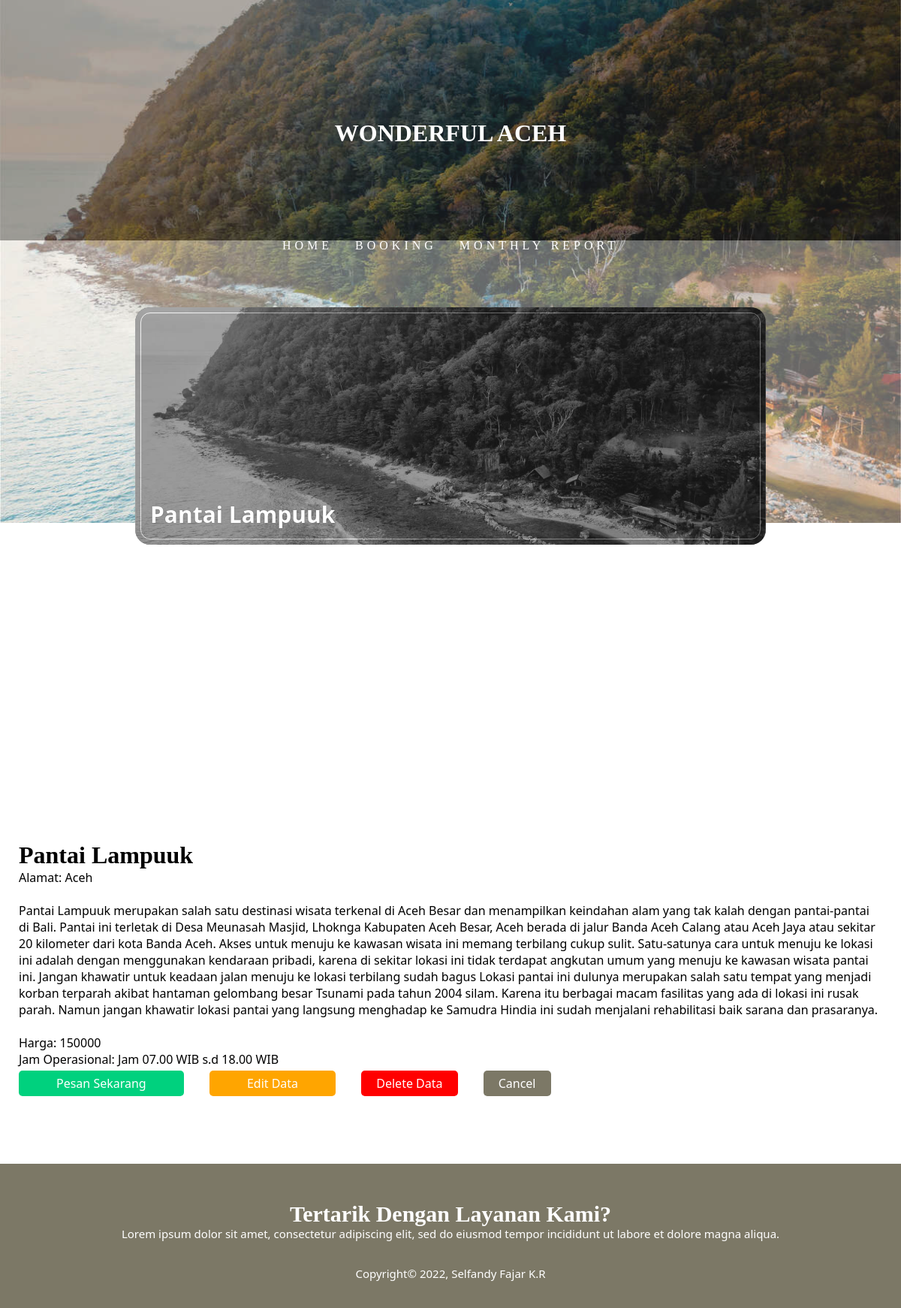
The app's page /content-1.php?id=2 with its own data.
### tables this page shows
CREATE TABLE `tempat_wisata_210032` (
  `id_wisata_210032` int(11) NOT NULL,
  `nama_tempat_210032` varchar(250) NOT NULL,
  `kota_210032` varchar(50) NOT NULL,
  `deskripsi_210032` text NOT NULL,
  `harga_tiket_210032` int(11) NOT NULL,
  `jam_operasional_210032` varchar(50) NOT NULL,
  `photo_wisata` varchar(255) NOT NULL DEFAULT 'default.png'
);

### content-1.php (the view, shortened to what this page needs)
<!DOCTYPE html>
<html lang="en">
<head>
    <link rel="stylesheet" href="style/style.css" />
</head>
<body>
<div class="container">
    <div class="container-navbar">
        <img src="style/AAEF07544.jpg" class="img-navbar">
        <h1 class="logo-text" style="text-align: center;">WONDERFUL ACEH</h1>
          <ul class="ul-navbar">
              <li class="li-navbar">
                  <a href="index.php" class="a-navbar">HOME</a>
              </li>
              <li class="li-navbar">
                  <a href="booking.php" class="a-navbar">BOOKING</a>
              </li>
              <li class="li-navbar">
                    <a href="report.php" class="a-navbar">MONTHLY REPORT</a>
                </li>
          </ul>
      </div>
    <?php
          include "connection_210032.php";
          $query = "SELECT * FROM tempat_wisata_210032 WHERE id_wisata_210032='$_GET[id]'";
          $wisata = mysqli_query($db_connection, $query);
          $data = mysqli_fetch_assoc($wisata);
        ?>
        <div class="container-content-b">
            <a href="#"
            class="b-content">
                <img src="uploads/<?php echo $data['photo_wisata']; ?>" class="img-content"/>
                <h3 class="card-title-b"><?php echo $data['nama_tempat_210032']; ?></h3>
            </a>
        </div>
            <div class="content-text-b">
                <h1><?php echo $data['nama_tempat_210032']; ?></h1>
                <p>Alamat: <?php echo $data['kota_210032']; ?></p>
                <br>
                <p><?php echo $data['deskripsi_210032']; ?></p><br>
                <p>Harga: <?php echo $data['harga_tiket_210032']; ?></p>
                <p>Jam Operasional: <?php echo $data['jam_operasional_210032']; ?></p>
          </div>
          <div class="btn-data">
                <a button class= "button2" style="background-color:#00D17E;" href="booking.php?id=<?php echo $data['id_wisata_210032']?>">Pesan Sekarang</a></>
                    <a class= "button2"  style = "color: white" href="edit_data_210032.php?id=<?php echo $data['id_wisata_210032']?>">Edit Data</a>
                    <a class= "button1" style = "color: white" href="delete_data_210032.php?id=<?php echo $data['id_wisata_210032']?>">Delete Data</a>
                    <a class= "button3" style = "color: white" href="index.php">Cancel</a>
                    </div>
      </div>
      <div class="footer">
        <h1 class="h1-footer">Tertarik Dengan Layanan Kami? </h1>
        <br>
        <p class="p-footer">Lorem ipsum dolor sit amet, consectetur adipiscing elit, sed do eiusmod tempor incididunt ut labore et dolore magna aliqua.</p>
        <br>
        <p class="p-footer">Copyright&copy; 2022, Selfandy Fajar K.R</p>
    </div>
</body>
</html>

### style/style.css (style rules this page uses)
* { box-sizing: border-box; margin: 0; padding: 0; }
html { scroll-behavior: smooth; font-family: 'Segoe UI', 'gotham black', Geneva, Verdana, sans-serif; }
body { margin: 0; display: flex; min-height: 100vh; flex-direction: column; }
img { max-width: 100%; height: auto; }
h1 { font-family: 'gotham black'; }
.container { min-height: 100%; height: auto !important; height: 100%; margin: 0 auto -4em; }
.container-navbar { background-color: #333; display: flex; width: 100%; height: 40vh; }
.img-navbar { position: absolute; width: 100%; height: 40%; object-fit: cover; opacity: .6; filter: blur(100%); }
.logo-text { display: flex; padding-top: 15px; position: absolute; width: 100%; height: 340px; object-fit: cover; justify-content: center; align-items: center; color: white; }
.ul-navbar { display: flex; position: absolute; inset: 0; width: 100%; height: 100%; object-fit: cover; height: 650px; justify-content: center; align-items: center; letter-spacing: 5px; }
.li-navbar { list-style-type: none; justify-content: center; align-items: center; font-family: 'gotham black'; padding: 10px; margin: 5px; color: white; font-size: 20px; border-radius: 10px; transition: .5s ease-in-out; }
.a-navbar { color: white; text-decoration: none; font-weight: 500; }
.content-text-b { padding: 0px 25px; width: 100%; }
.container-content-b { padding-top: 10px; display: flex; flex-direction: row; justify-content: center; align-items: center; height: 100vh; }
.b-content { top: -20%; width: 70%; height: 40%; background-color: #333; display: flex; justify-content: center; align-items: center; border-radius: 20px; outline: 1px solid rgba(255, 255, 255, 5); outline-offset: -8px; box-shadow: 3px, 3px, 10px rgba(0, 0, 0, 1); position: relative; overflow: hidden; }
.img-content { position: absolute; inset: 0; width: 100%; height: 100%; object-fit: cover; opacity: .6; filter: grayscale(100%); transition: all .75s; }
.card-title-b { position: absolute; color: white; padding-right: 10px; padding-bottom: 20px; left: 20px; bottom: 0px; font-size: 30px; text-shadow: 0 0 1px rgba(0, 0, 0, .5); }
.btn-data { margin: 10px 25px; }
.button1 { text-decoration: none; background-color: red; border: none; border-radius: 5px; padding: 6px 20px; margin-top: 8px; margin-right: 30px; }
.button2 { text-decoration: none; background-color: orange; border: none; border-radius: 5px; padding: 6px 50px; margin-top: 8px; margin-right: 30px; color: white; }
.button3 { text-decoration: none; background-color: #7c7866; border: none; border-radius: 5px; padding: 6px 20px; margin-top: 8px; margin-right: 30px; color: white; }
.footer, .push { justify-content: space-between; margin-top: 150px; height: 8em; }
.footer { font-size: 150%; background-color: #7c7866; justify-content: center; align-items: center; }
.h1-footer { height: 30px; justify-content: center; padding-top: 50px; text-align: center; font-size: 30px; color: white; }
.p-footer { justify-content: center; text-align: center; font-size: 15px; color: white; }
@media screen and (max-width: 1920px) { img { max-width: 100%; height: auto; } }
@media screen and (max-width: 1920px) { .container { width: 100%; } }
@media screen and (max-width: 1920px) { .container-footer, .container-navbar, .container-content { width: 100%; margin: 0; border: none; } }
@media screen and (max-width: 1920px) { .a-navbar { font-size: 80% ; width: 100%; margin: 0; border: none; } }

### records on screen
tempat_wisata_210032: photo_wisata (placeholder picture), nama_tempat_210032 "Pantai Lampuuk", kota_210032 "Aceh", deskripsi_210032 "Pantai Lampuuk merupakan salah satu destinasi wisata terkenal di Aceh Besar dan menampilkan keindahan alam yang tak kalah dengan pantai-pantai di Bali. Pantai ini terletak di Desa Meunasah Masjid, Lhoknga Kabupaten Aceh Besar, Aceh berada di jalur Banda Aceh Calang atau Aceh Jaya atau sekitar 20 kilometer dari kota Banda Aceh. Akses untuk menuju ke kawasan wisata ini memang terbilang cukup sulit. Satu-satunya cara untuk menuju ke lokasi ini adalah dengan menggunakan kendaraan pribadi, karena di sekitar lokasi ini tidak terdapat angkutan umum yang menuju ke kawasan wisata pantai ini. Jangan khawatir untuk keadaan jalan menuju ke lokasi terbilang sudah bagus Lokasi pantai ini dulunya…", harga_tiket_210032 "150000", jam_operasional_210032 "Jam 07.00 WIB s.d 18.00 WIB"
